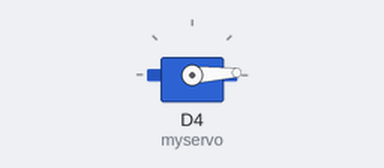
This sketch was run on a simulated ESP8266 (NodeMCU). Shown: servo.

Above: at 0.05 s.
At 1.3 s:
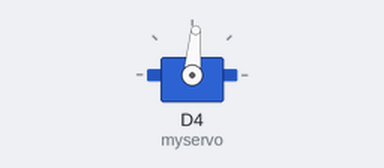
At 2.6 s:
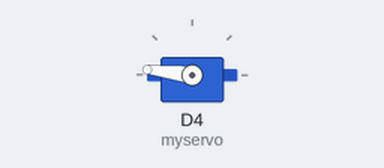
At 5.2 s:
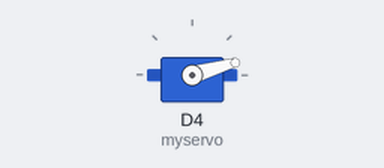
Timing chart, 0 to 7.1 s (numbered marks = the images above):
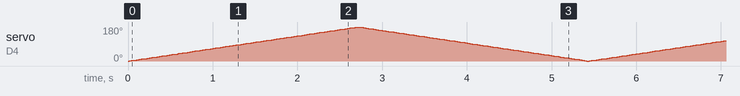

The sketch:

final_ch1_5.ino
```cpp
#include <Servo.h>

Servo myservo;

void setup() {
  myservo.attach(D4);
}

void loop() {
  int pos;
  for (pos = 0; pos <= 180; pos += 1) {
    myservo.write(pos);
    delay(15);
  }

  for (pos = 180; pos >= 0; pos -= 1) {
    myservo.write(pos);
    delay(15);
  }
}
```
